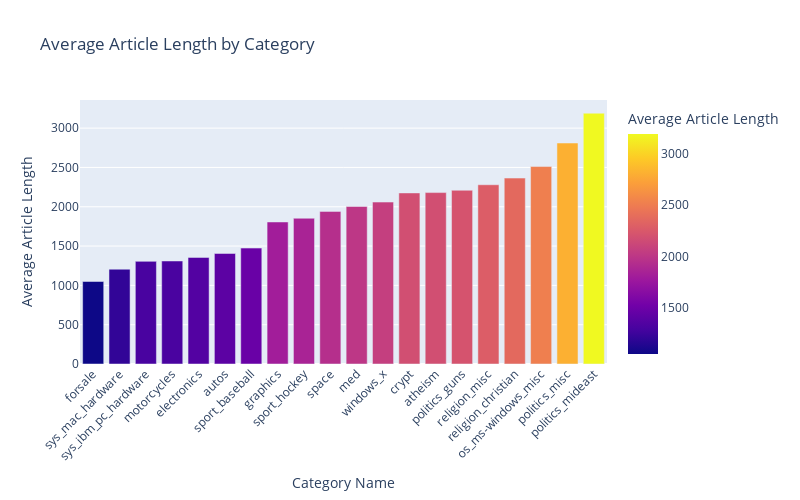

The code cell stored with this chart in its notebook:
### Markdown cell above
Use a bar chart to show the average article length per category:

### Code cell
chart_labels = {
    'mean': 'Average Article Length',
    'category': 'Category Name'
}

fig = px.bar(data_frame=categories_statistics_df.sort_values(by='mean'),
             x='category', y='mean', color='mean', labels=chart_labels,
             title='Average Article Length by Category',
             width=800, height=500)

# rotate x-axis ticks
fig.update_xaxes(tickangle=-45)

fig.show()

### Figure 1 — Plotly figure (JSON) as saved in the notebook; plotly's stock layout.template omitted (floating-point values rounded to 4 significant figures)
{"data": [{"alignmentgroup": "True", "hoverlabel": {"namelength": 0}, "hovertemplate": "Category Name=%{x}<br>Average Article Length=%{marker.color}", "legendgroup": "", "marker": {"color": [1049.0, 1206.0, 1305.0, 1310.0, 1356.0, 1406.0, 1474.0, 1806.0, 1854.0, 1941.0, 2003.0, 2060.0, 2176.0, 2180.0, 2210.0, 2280.0, 2365.0, 2511.0, 2811.0, 3190.0], "coloraxis": "coloraxis"}, "name": "", "offsetgroup": "", "orientation": "v", "showlegend": false, "textposition": "auto", "type": "bar", "x": ["forsale", "sys_mac_hardware", "sys_ibm_pc_hardware", "motorcycles", "electronics", "autos", "sport_baseball", "graphics", "sport_hockey", "space", "med", "windows_x", "crypt", "atheism", "politics_guns", "religion_misc", "religion_christian", "os_ms-windows_misc", "politics_misc", "politics_mideast"], "xaxis": "x", "y": [1049.0, 1206.0, 1305.0, 1310.0, 1356.0, 1406.0, 1474.0, 1806.0, 1854.0, 1941.0, 2003.0, 2060.0, 2176.0, 2180.0, 2210.0, 2280.0, 2365.0, 2511.0, 2811.0, 3190.0], "yaxis": "y"}], "layout": {"barmode": "relative", "coloraxis": {"colorbar": {"title": {"text": "Average Article Length"}}, "colorscale": [[0, "#0d0887"], [0.1111, "#46039f"], [0.2222, "#7201a8"], [0.3333, "#9c179e"], [0.4444, "#bd3786"], [0.5556, "#d8576b"], [0.6667, "#ed7953"], [0.7778, "#fb9f3a"], [0.8889, "#fdca26"], [1, "#f0f921"]]}, "height": 500, "legend": {"tracegroupgap": 0}, "title": {"text": "Average Article Length by Category"}, "width": 800, "xaxis": {"anchor": "y", "autorange": true, "domain": [0, 1], "range": [-0.5, 19.5], "tickangle": -45, "title": {"text": "Category Name"}, "type": "category"}, "yaxis": {"anchor": "x", "autorange": true, "domain": [0, 1], "range": [0, 3358.0], "title": {"text": "Average Article Length"}, "type": "linear"}}}
